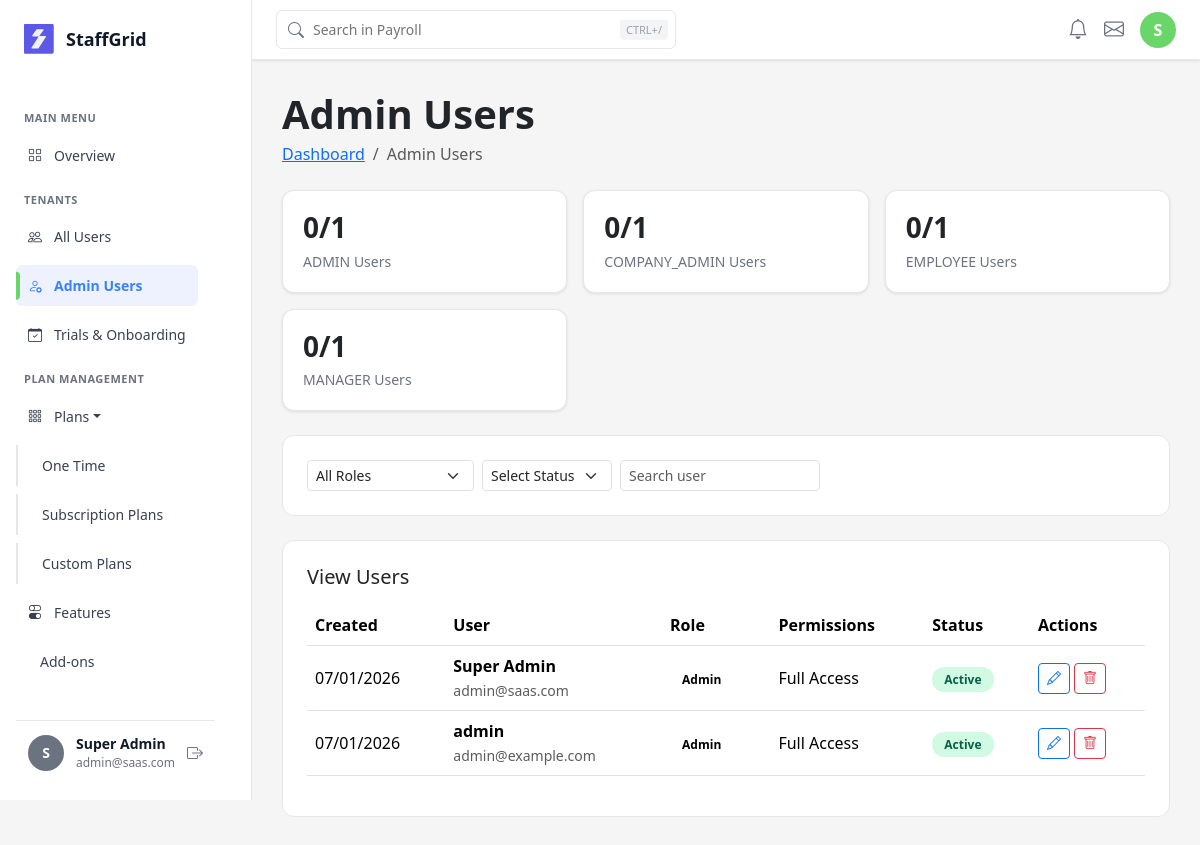
The page /saas-admin/admin-users/ (signed in) on the database its author committed.
### saas/models/user.py (models this page shows, shortened)
class CustomUser(AbstractUser):
    email = models.EmailField(unique=True)
    role = models.ForeignKey(
        'Role',
        on_delete=models.SET_NULL,
        null=True,
        blank=True,
        related_name='users'
    )
    tenant = models.ForeignKey(
        'Tenant',
        on_delete=models.CASCADE,
        null=True,
        blank=True,
        related_name='users'
    )
    phone = models.CharField(max_length=15, blank=True, null=True)
    address = models.TextField(blank=True, null=True)
    profile_picture = models.ImageField(upload_to='profile_pictures/', blank=True, null=True)
    is_verified = models.BooleanField(default=False)
    created_at = models.DateTimeField(default=timezone.now)
    updated_at = models.DateTimeField(auto_now=True)
    USERNAME_FIELD = 'email'
    REQUIRED_FIELDS = ['username']
    objects = CustomUserManager()
    class Meta:
        db_table = 'custom_users'
        ordering = ['-date_joined']
        indexes = [
            models.Index(fields=['email']),
            models.Index(fields=['role']),
            models.Index(fields=['is_active']),
            models.Index(fields=['is_verified']),
        ]

### saas/models/role.py (models this page shows, shortened)
class Role(models.Model):
    ADMIN = 'admin'
    EDITOR = 'editor'
    VIEWER = 'viewer'
    GUEST = 'guest'
    SYSTEM_ROLES = [ADMIN, EDITOR, VIEWER, GUEST]
    name = models.CharField(max_length=100, unique=True)
    description = models.TextField(blank=True, null=True)
    tenant = models.ForeignKey(
        'Tenant',
        on_delete=models.CASCADE,
        related_name='roles',
        null=True,  # Made nullable to avoid migration issues
        blank=True
    )
    is_system = models.BooleanField(default=False)
    is_active = models.BooleanField(default=True)
    created_at = models.DateTimeField(auto_now_add=True)
    updated_at = models.DateTimeField(auto_now=True)
    class Meta:
        db_table = 'roles'
        ordering = ['name']
        indexes = [
            models.Index(fields=['name']),
            models.Index(fields=['is_active']),
        ]

### saas/views/admin_dashboard_views.py (the view, shortened to what this page needs)
# urls.py: path('admin-users/', admin_users, name='admin_users'),
@login_required(login_url='auth:login')
def admin_users(request):
    if not is_super_admin(request.user):
        messages.error(request, 'Access denied.')
        return redirect('dashboard')
    search_query = request.GET.get('search', '').strip()
    role_filter = request.GET.get('role', '').strip()
    status_filter = request.GET.get('status', '').strip()
    users = CustomUser.objects.filter(
        Q(is_staff=True) | Q(is_superuser=True)
    ).select_related('role').order_by('-date_joined')
    if role_filter:
        users = users.filter(role_id=role_filter)
    if status_filter == 'active':
        users = users.filter(is_active=True)
    elif status_filter == 'inactive':
        users = users.filter(is_active=False)
    from ..models import Role
    role_counts = {}
    for role in Role.objects.all():
        count = users.filter(role=role).count()
        total = Role.objects.filter(id=role.id).count()  # Total users with this role
        role_counts[role.name] = {'current': count, 'total': total}
    paginator = Paginator(users, 10)
    page_number = request.GET.get('page', 1)
    page_obj = paginator.get_page(page_number)
    roles = Role.objects.all().order_by('name')
    context = {
        'users': page_obj,
        'pagination': page_obj,
        'role_counts': role_counts,
        'roles': roles,
        'search_query': search_query,
        'role_filter': role_filter,
        'status_filter': status_filter,
    }
    return render(request, 'admin/admin_users.html', context)

### saas/templates/admin/admin_users.html (shortened to what this page needs)
{% extends 'base.html' %}
{% load humanize %}
{% block content %}
<div class="mb-4">
    <h1 class="fw-bold mb-1">Admin Users</h1>
    <nav>
        <ol class="breadcrumb">
            <li class="breadcrumb-item">
                <a href="{% url 'saas_admin:dashboard' %}">Dashboard</a>
            </li>
            <li class="breadcrumb-item active">Admin Users</li>
        </ol>
    </nav>
</div>
<div class="row g-3 mb-4">
    {% for role_name, counts in role_counts.items %}
    <div class="col-md-4">
        <div class="stat-card">
            <h3>{{ counts.current }}/{{ counts.total }}</h3>
            <p>{{ role_name }} Users</p>
        </div>
    </div>
    {% endfor %}
</div>
<div class="table-container mb-4">
    <form method="get" class="d-flex flex-wrap gap-2 align-items-center">
        <select class="form-select form-select-sm w-auto" name="role"
                onchange="this.form.submit()">
            <option value="">All Roles</option>
        </select>
        <select class="form-select form-select-sm w-auto" name="status"
                onchange="this.form.submit()">
            <option value="">Select Status</option>
        </select>
        <input type="text"
               class="form-control form-control-sm"
               name="search"
               placeholder="Search user"
               value="{{ search_query }}"
               style="width: 200px;"
               onkeypress="if(event.key==='Enter'){this.form.submit();}">
    </form>
</div>
<div class="table-container">
    <h5 class="mb-3">View Users</h5>
    <table class="table table-hover align-middle">
        <thead>
            <tr>
                <th>Created</th>
                <th>User</th>
                <th>Role</th>
                <th>Permissions</th>
                <th>Status</th>
                <th>Actions</th>
            </tr>
        </thead>
        <tbody>
            {% for user in users %}
            <tr>
                <td>{{ user.date_joined|date:"d/m/Y" }}</td>
                <td>
                    <strong>{{ user.get_full_name|default:user.username }}</strong><br>
                    <small class="text-muted">{{ user.email }}</small>
                </td>
                <td>
                    {% if user.role %}
                        <span class="badge-role">{{ user.role.name }}</span>
                    {% else %}
                        <span class="badge-role">Admin</span>
                    {% endif %}
                </td>
                <td>
                    {% if user.role %}
                        {{ user.role.get_permission_codenames|join:", "|truncatewords:6 }}
                    {% else %}
                        Full Access
                    {% endif %}
                </td>
                <td>
                    {% if user.is_active %}
                        <span class="badge-status badge-active">Active</span>
                    {% else %}
                        <span class="badge-status bg-light text-muted">Inactive</span>
                    {% endif %}
                </td>
                <td>
                    <a href="#" class="btn btn-sm btn-outline-primary">
                        <i class="bi bi-pencil"></i>
                    </a>
                    <a href="#" class="btn btn-sm btn-outline-danger">
                        <i class="bi bi-trash"></i>
                    </a>
                </td>
            </tr>
            {% empty %}
            <tr>
                <td colspan="6" class="text-center text-muted py-4">
                    No users found
                </td>
            </tr>
            {% endfor %}
        </tbody>
    </table>
</div>
{% endblock %}

### saas/templates/base.html (shortened to what this page needs)
<!DOCTYPE html>
<html lang="en">
<head>
    <link href="https://cdn.jsdelivr.net/npm/bootstrap@5.3.2/dist/css/bootstrap.min.css" rel="stylesheet">
    <link rel="stylesheet" href="https://cdn.jsdelivr.net/npm/bootstrap-icons@1.11.1/font/bootstrap-icons.css">
</head>
<body>
    <div class="main-container">
        <aside class="sidebar">
            <div class="brand-header">
                <div class="brand-logo">
                </div>
                <div class="brand-name">StaffGrid</div>
            </div>
            <div class="menu-content">
                <div class="menu-section-heading">MAIN MENU</div>
                <ul class="menu-list">
                    <li class="menu-item">
                        <a href="{% url 'dashboard_overview' %}"
                            class="menu-link {% if 'dashboard' in request.path or request.path == '/' %}active{% endif %}">
                            <i class="bi bi-grid"></i>
                            <span style="margin-left: 12px;">Overview</span>
                        </a>
                    </li>
                </ul>
                <div class="menu-section-heading">TENANTS</div>
                <ul class="menu-list">
                    <li class="menu-item">
                        <a href="{% url 'users_list' %}"
                            class="menu-link {% if request.path == '/users/' %}active{% endif %}">
                            <i class="bi bi-people"></i>
                            <span style="margin-left: 12px;">All Users</span>
                        </a>
                    </li>
                    <li class="menu-item">
                        <a href="{% url 'saas_admin:admin_users' %}"
                            class="menu-link {% if 'admin-users' in request.path %}active{% endif %}">
                            <i class="bi bi-person-gear"></i>
                            <span style="margin-left: 12px;">Admin Users</span>
                        </a>
                    </li>
                    <li class="menu-item">
                        <a href="#" class="menu-link">
                            <i class="bi bi-calendar-check"></i>
                            <span style="margin-left: 12px;">Trials & Onboarding</span>
                        </a>
                    </li>
                </ul>
                <div class="menu-section-heading">Plan management</div>
                <ul class="menu-list">
                    <li class="menu-item">
                        <a href="{% url 'plans:plan_list' %}" class="menu-link dropdown-toggle"
                            onclick="toggleDropdown('plansDropdown')">
                            <i class="bi bi-grid-3x3-gap"></i>
                            <span style="margin-left: 12px;">Plans</span>
                        </a>
                    </li>
                    <div class="dropdown-content expanded" id="plansDropdown">
                        <li class="menu-item dropdown-item">
                            <a href="{% url 'plans:one_time_plans' %}"
                                class="menu-link {% if 'one-time' in request.path %}active{% endif %}">
                                <span>One Time</span>
                            </a>
                        </li>
                        <li class="menu-item dropdown-item">
                            <a href="{% url 'subscription:list_plans' %}"
                                class="menu-link {% if 'subscription' in request.path %}active{% endif %}">
                                <span>Subscription Plans</span>
                            </a>
                        </li>
                        <li class="menu-item dropdown-item">
                            <a href="{% url 'plans:custom_plans' %}"
                                class="menu-link {% if 'custom' in request.path %}active{% endif %}">
                                <span>Custom Plans</span>
                            </a>
                        </li>
                    </div>
                    <li class="menu-item">
                        <a href="{% url 'features:feature_list' %}"
                            class="menu-link {% if 'features' in request.path %}active{% endif %}">
                            <i class="bi bi-toggles"></i>
                            <span style="margin-left: 12px;">Features</span>
                        </a>
                    </li>
                    <li class="menu-item">
                        <a href="{% url 'addon_list' %}"
                            class="menu-link {% if 'addons' in request.path %}active{% endif %}">
                            <span style="margin-left: 12px;">Add-ons</span>
                        </a>
                    </li>
                    <li class="menu-item">
                        <a href="{% url 'saas_admin:discount_list' %}"
                            class="menu-link {% if 'discount' in request.path %}active{% endif %}">
                        </a>
                    </li>
                </ul>
            </div>
            {% if user.is_authenticated %}
            <div class="user-profile-bottom">
                <div class="user-avatar-small">
                    {{ user.first_name.0|upper|default:user.username.0|upper }}
                </div>
                <div class="user-info-small">
                    <div class="user-name-small">Super Admin</div>
                    <div class="user-email-small">{{ user.email }}</div>
                </div>
                <form method="POST" action="{% url 'logout' %}" style="margin: 0;">
                    <button type="submit"
                        style="background: none; border: none; color: var(--Grey-Grey-500); cursor: pointer;">
                        <i class="bi bi-box-arrow-right"></i>
                    </button>
                </form>
            </div>
            {% endif %}
        </aside>
        <nav class="top-navbar"
            style="position: fixed; top: 0; left: 252px; right: 0; height: 60px; background: #fff; border-bottom: 1px solid #E5E7EB; z-index: 999; display: flex; align-items: center; padding: 0 24px; box-shadow: 0 1px 3px rgba(0,0,0,0.1);">
            <div style="flex: 1; display: flex; align-items: center; gap: 16px;">
                <div style="position: relative; flex: 1; max-width: 400px;">
                    <input type="text" placeholder="Search in Payroll"
                        style="width: 100%; padding: 8px 12px 8px 36px; border: 1px solid #E5E7EB; border-radius: 6px; font-size: 14px;">
                    <i class="bi bi-search"
                        style="position: absolute; left: 12px; top: 50%; transform: translateY(-50%); color: #6B7280;"></i>
                    <span
                        style="position: absolute; right: 8px; top: 50%; transform: translateY(-50%); font-size: 11px; color: #9CA3AF; background: #F3F4F6; padding: 2px 6px; border-radius: 4px;">CTRL+/</span>
                </div>
            </div>
            <div style="display: flex; align-items: center; gap: 16px;">
                <i class="bi bi-bell" style="font-size: 20px; color: #6B7280; cursor: pointer;"></i>
                <i class="bi bi-envelope" style="font-size: 20px; color: #6B7280; cursor: pointer;"></i>
                <div
                    style="width: 36px; height: 36px; border-radius: 50%; background: #6AD66A; display: flex; align-items: center; justify-content: center; color: white; font-weight: 600; cursor: pointer;">
                    {{ user.first_name.0|upper|default:user.username.0|upper }}
                </div>
            </div>
        </nav>
        <main class="main-content" style="margin-top: 60px;">
            {% block content %}{% endblock %}
        </main>
    </div>
</body>
</html>

### rows shown on the page
CustomUser: first_name.0 "S", email "admin@saas.com", date_joined "07/01/2026", get_full_name "Super Admin", shows "Full Access", is_active "Active"
Role: role_counts "ADMIN"
Role: role_counts "COMPANY_ADMIN"
Role: role_counts "EMPLOYEE"
Role: role_counts "MANAGER"
CustomUser: date_joined "07/01/2026", get_full_name "admin", email "admin@example.com", shows "Admin", shows "Full Access", is_active "Active"

### other values the page prints
{{ counts.current }} "0" "0" "0" "0"
{{ counts.total }} "1" "1" "1" "1"
